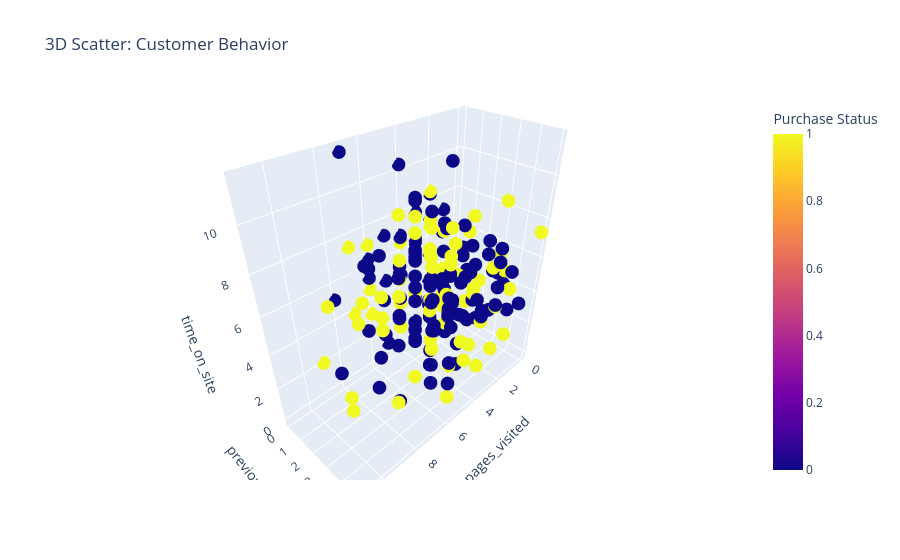

The notebook cell saved with this chart:
### Markdown cell above
# Task 4: Customer Behavior Modeling (Classification)

1. Add feature importance plots (to see what’s driving predictions)

2. Add interactive 3D scatter plots to explore the data better.

3. Use classification reports to get precision, recall, and F1-score (way more useful than accuracy alone).

4. Add resampling (SMOTE) to fix the imbalance problem and compare before/after.

### Code cell
import pandas as pd
import numpy as np
import matplotlib.pyplot as plt
import seaborn as sns
from sklearn.model_selection import train_test_split
from sklearn.linear_model import LogisticRegression
from sklearn.metrics import accuracy_score, confusion_matrix, ConfusionMatrixDisplay, classification_report
from sklearn.preprocessing import StandardScaler
from imblearn.over_sampling import SMOTE
import plotly.express as px
import warnings
warnings.filterwarnings('ignore')

# --- Load data (assuming df_customer is already prepared)
X_cust = df_customer.drop('made_purchase', axis=1)
y_cust = df_customer['made_purchase']

# --- Train-test split
X_train, X_test, y_train, y_test = train_test_split(X_cust, y_cust, test_size=0.3, random_state=42)

# --- Standardize features for better scaling (optional but useful)
scaler = StandardScaler()
X_train_scaled = scaler.fit_transform(X_train)
X_test_scaled = scaler.transform(X_test)

# --- Model
model_cust = LogisticRegression(max_iter=10000)
model_cust.fit(X_train_scaled, y_train)
preds = model_cust.predict(X_test_scaled)

# --- Basic accuracy + Confusion matrix
acc = accuracy_score(y_test, preds)
print(f'Customer Behavior Accuracy: {acc:.2f}')
cm = confusion_matrix(y_test, preds)
disp = ConfusionMatrixDisplay(confusion_matrix=cm)
disp.plot(cmap='Greens')
plt.title('Confusion Matrix: Customer Behavior')
plt.show()

# --- Classification report for deeper insight
print("\nClassification Report:\n", classification_report(y_test, preds))

# --- Feature importance
coeffs = model_cust.coef_[0]
features = X_cust.columns
coef_df = pd.DataFrame({'Feature': features, 'Coefficient': coeffs}).sort_values(by='Coefficient', ascending=False)

# --- Feature importance bar plot
plt.figure(figsize=(8,5))
sns.barplot(x='Coefficient', y='Feature', data=coef_df, palette='viridis')
plt.title('Feature Importance: Customer Behavior')
plt.show()

# --- Interactive 3D Scatter Plot (Pick top 3 features)
top3_features = coef_df['Feature'].iloc[:3]
fig = px.scatter_3d(
    df_customer,
    x=top3_features.iloc[0],
    y=top3_features.iloc[1],
    z=top3_features.iloc[2],
    color='made_purchase',
    title="3D Scatter: Customer Behavior",
    labels={'made_purchase': 'Purchase Status'}
)
fig.show()

# --- Try SMOTE to fix class imbalance
smote = SMOTE(random_state=42)
X_train_sm, y_train_sm = smote.fit_resample(X_train_scaled, y_train)

# --- Retrain model on balanced data
model_cust_sm = LogisticRegression(max_iter=10000)
model_cust_sm.fit(X_train_sm, y_train_sm)
preds_sm = model_cust_sm.predict(X_test_scaled)

# --- Show improved results
acc_sm = accuracy_score(y_test, preds_sm)
print(f'\nAfter SMOTE - Customer Behavior Accuracy: {acc_sm:.2f}')
print("\nClassification Report (SMOTE):\n", classification_report(y_test, preds_sm))
cm_sm = confusion_matrix(y_test, preds_sm)
disp_sm = ConfusionMatrixDisplay(confusion_matrix=cm_sm)
disp_sm.plot(cmap='Blues')
plt.title('Confusion Matrix: Customer Behavior (SMOTE)')
plt.show()

### Figure 1 — Plotly figure (JSON) as saved in the notebook; plotly's stock layout.template omitted (floating-point values rounded to 4 significant figures; data arrays with more than 128 entries replaced by an {"elided": "..."} marker saying what was removed)
{"data": [{"hovertemplate": "pages_visited=%{x}<br>previous_purchases=%{y}<br>time_on_site=%{z}<br>Purchase Status=%{marker.color}<extra></extra>", "legendgroup": "", "marker": {"color": {"elided": "200 int values"}, "coloraxis": "coloraxis", "symbol": "circle"}, "mode": "markers", "name": "", "scene": "scene", "showlegend": false, "type": "scatter3d", "x": {"elided": "200 int values"}, "y": {"elided": "200 int values"}, "z": {"elided": "200 float values"}}], "layout": {"coloraxis": {"colorbar": {"title": {"text": "Purchase Status"}}, "colorscale": [[0, "#0d0887"], [0.1111, "#46039f"], [0.2222, "#7201a8"], [0.3333, "#9c179e"], [0.4444, "#bd3786"], [0.5556, "#d8576b"], [0.6667, "#ed7953"], [0.7778, "#fb9f3a"], [0.8889, "#fdca26"], [1, "#f0f921"]]}, "legend": {"tracegroupgap": 0}, "scene": {"domain": {"x": [0, 1], "y": [0, 1]}, "xaxis": {"title": {"text": "pages_visited"}}, "yaxis": {"title": {"text": "previous_purchases"}}, "zaxis": {"title": {"text": "time_on_site"}}}, "title": {"text": "3D Scatter: Customer Behavior"}}}
